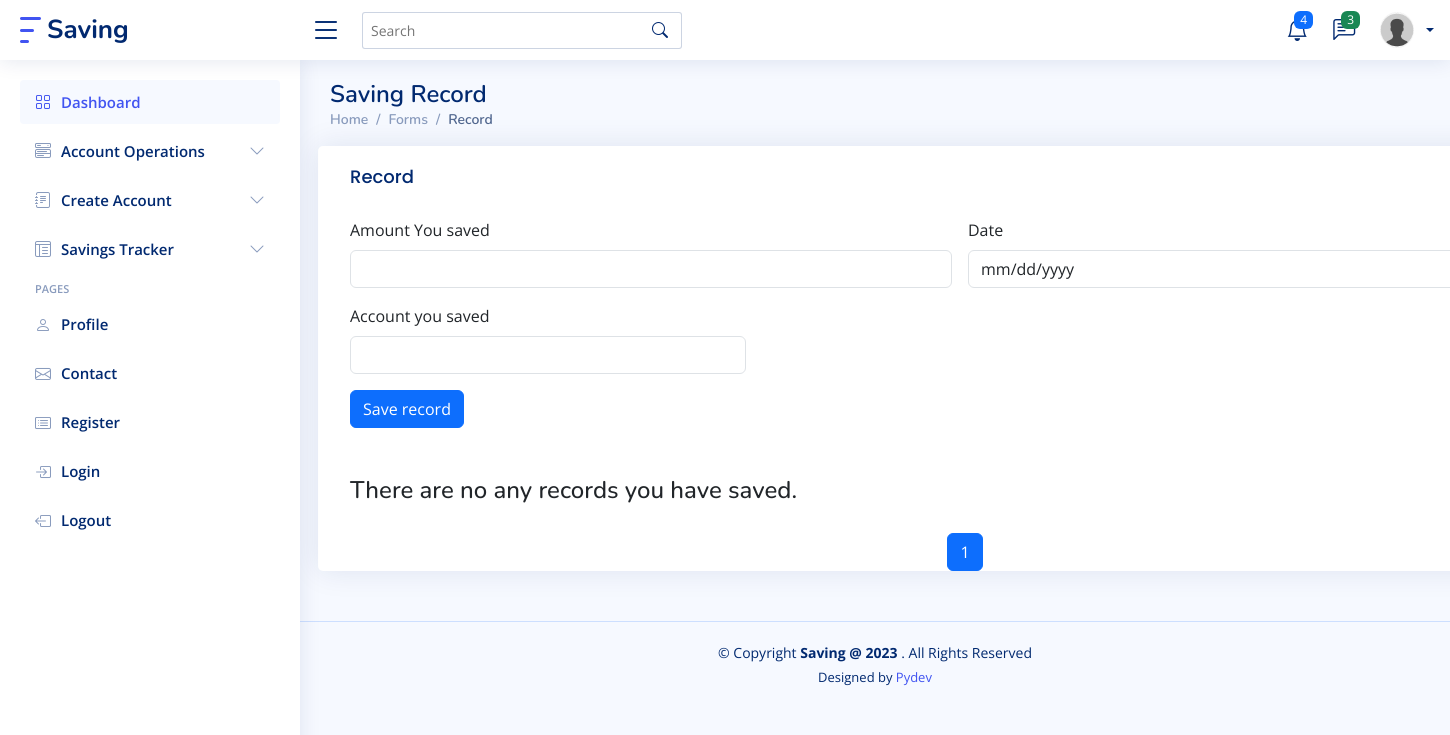
The page /savings-record (signed in) on the database as committed earlier.
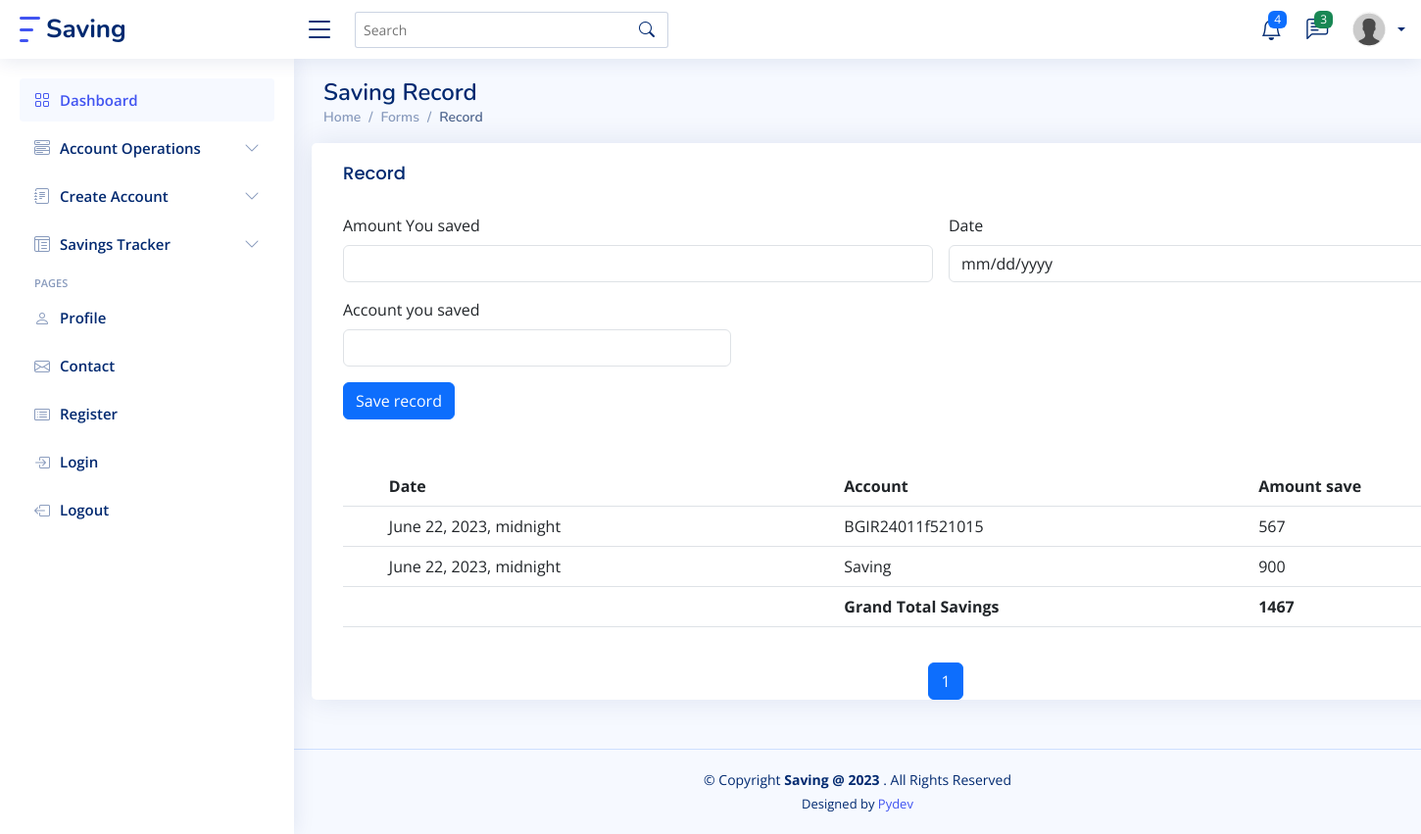
The same page on the database as committed later.
### accounts/models.py (models this page shows, shortened)
class Profile(models.Model):
	user             = models.OneToOneField(User, on_delete=models.CASCADE)
	image            = models.ImageField(default="default.jpg", upload_to="profile_pics")
	about            = models.TextField()
	company          = models.CharField(max_length=100, blank=True, null=True)
	job              = models.CharField(max_length=100, blank=True, null=True)
	country          = models.CharField(max_length=100, blank=True, null=True)
	address          = models.CharField(max_length=100, blank=True, null=True)
	phone            = models.CharField(max_length=100, blank=True, null=True)
	twitter_profile  = models.CharField(max_length=100, blank=True, null=True)
	facebook_profile = models.CharField(max_length=100, blank=True, null=True)
	instagram_profile = models.CharField(max_length=100, blank=True, null=True)
	linkedin_profile = models.CharField(max_length=100, blank=True, null=True)

### savings/models.py (models this page shows, shortened)
class Saving_record(models.Model):
	user = models.ForeignKey(User, on_delete=models.CASCADE)
	amount = models.CharField(max_length=100)
	date_saved = models.DateTimeField()
	account_number = models.CharField(max_length=100)

### savings/views.py (the view)
# urls.py: path("savings-record", views.savings_record, name="savings_record"),
def savings_record(request):
	user = request.user
	record_data = Saving_record.objects.filter(user=user).order_by("-date_saved")
	total = 0
	for items in record_data:
		total += int(items.amount)
	items_per_page = 3
	page_number = request.GET.get("page")
	paginator = Paginator(record_data, items_per_page)
	page_obj = paginator.get_page(page_number)
	if request.method == "POST":
		form = Saving_RecordForm(request.POST)
		if form.is_valid():
			amount = form.cleaned_data["amount"]
			date_saved = form.cleaned_data["date_saved"]
			account_number = form.cleaned_data["account_number"]
			record = Saving_record.objects.create(user=user, amount=amount,
					date_saved=date_saved,
				account_number=account_number)
			record.save()
		messages.success(request, "Record successfully saved")
		return redirect("savings_record")
	else:
		form = Saving_RecordForm()
	return render(request, "savings/savings_record.html", {
			"form": form,
			"total": total,
			"page_obj": page_obj,
			})

### savings/forms.py
class Saving_RecordForm(forms.ModelForm):
	class Meta:
		model = Saving_record
		fields = ["amount", "date_saved", "account_number"]

### templates/savings/savings_record.html (shortened to what this page needs)
{% extends "savings/forms_layout.html" %} {% load static %} {% block transfer %}
<div class="pagetitle">
  <h1>Saving Record</h1>
  <nav>
    <ol class="breadcrumb">
      <li class="breadcrumb-item"><a href="{% url 'savings' %}">Home</a></li>
      <li class="breadcrumb-item">Forms</li>
      <li class="breadcrumb-item active">Record</li>
    </ol>
  </nav>
</div>
<section class="section">
  <div class="row">
    <div class="card">
      <div class="card-body">
        <h5 class="card-title">Record</h5>
        <form
          action="{% url 'savings_record' %}"
          method="POST"
          class="row g-3 needs-validation"
          novalidate
        >
          <div class="col-md-6 position-relative">
            <label for="validationTooltip01" class="form-label"
              >Amount You saved</label
            >
            <input
              type="text"
              class="form-control"
              id="validationTooltip01"
              name="amount"
              required
            />
          </div>
          <div class="col-md-6 position-relative">
            <label for="validationTooltip02" class="form-label">Date</label>
            <input
              type="Date"
              class="form-control"
              id="validationTooltip02"
              name="date_saved"
              required
            />
          </div>
          <br /><br />
          <div class="col-md-4 position-relative">
            <label for="validationTooltip01" class="form-label"
              >Account you saved</label
            >
            <input
              type="text"
              class="form-control"
              id="validationTooltip01"
              name="account_number"
              required
            />
          </div>
          <br />
          <div class="col-12">
            <button class="btn btn-primary" type="submit">Save record</button>
          </div>
        </form>
        <br /><br />
        {% if page_obj %}
        <table class="table">
          <thead>
            <tr>
              <th scope="col"></th>
              <th scope="col">Date</th>
              <th scope="col">Account</th>
              <th scope="col">Amount save</th>
            </tr>
          </thead>
          <tbody>
            {% for obj in page_obj %}
            <tr>
              <th scope="row"></th>
              <td>{{obj.date_saved}}</td>
              <td>{{obj.account_number}}</td>
              <td>{{obj.amount}}</td>
            </tr>
            {% endfor %}
            <tr>
              <th scope="row"></th>
              <td></td>
              <td><strong>Grand Total Savings</strong></td>
              <td><strong>{{total}}</strong></td>
            </tr>
          </tbody>
        </table>
        {% else %}
        <h4>There are no any records you have saved.</h4>
        {% endif %}
      </div>
      <div class="container_pagi">
        <div class="pagination">
          <button type="button" class="btn btn-primary pagi_btn">
            <span class="current-page">{{ page_obj.number}}</span>
          </button>
        </div>
      </div>
    </div>
  </div>
</section>
{% endblock %}

### templates/savings/forms_layout.html (shortened to what this page needs)
{% load static %}
<!DOCTYPE html>
<html lang="en">
  <head>
    <link
      href="{% static 'assets/vendor/bootstrap/css/bootstrap.min.css' %}"
      rel="stylesheet"
    />
    <link
      href="{% static 'assets/vendor/bootstrap-icons/bootstrap-icons.css' %}"
      rel="stylesheet"
    />
    <link
      href="{% static 'assets/vendor/boxicons/css/boxicons.min.css' %}"
      rel="stylesheet"
    />
    <link
      href="{% static 'assets/vendor/quill/quill.snow.css' %}"
      rel="stylesheet"
    />
    <link
      href="{% static 'assets/vendor/quill/quill.bubble.css' %}"
      rel="stylesheet"
    />
    <link
      href="{% static 'assets/vendor/remixicon/remixicon.css' %}"
      rel="stylesheet"
    />
    <link
      href="{% static 'assets/vendor/simple-datatables/style.css' %}"
      rel="stylesheet"
    />
    <link href="{% static 'assets/css/style.css' %}" rel="stylesheet" />
    <link href="{% static 'assets/css/more.css' %}" rel="stylesheet" />
  </head>
  <body>
    <header id="header" class="header fixed-top d-flex align-items-center">
      <div class="d-flex align-items-center justify-content-between">
        <a href="{% url 'savings' %}" class="logo d-flex align-items-center">
          <img src="assets/img/logo.png" alt="" />
          <span class="d-none d-lg-block">Saving</span>
        </a>
        <i class="bi bi-list toggle-sidebar-btn"></i>
      </div>
      <div class="search-bar">
        <form
          class="search-form d-flex align-items-center"
          method="POST"
          action="#"
        >
          <input
            type="text"
            name="query"
            placeholder="Search"
            title="Enter search keyword"
          />
          <button type="submit" title="Search">
            <i class="bi bi-search"></i>
          </button>
        </form>
      </div>
      <nav class="header-nav ms-auto">
        <ul class="d-flex align-items-center">
          <li class="nav-item dropdown">
            <a class="nav-link nav-icon" href="#" data-bs-toggle="dropdown">
              <i class="bi bi-bell"></i>
              <span class="badge bg-primary badge-number">4</span> </a
            >
          </li>
          <li class="nav-item dropdown">
            <a class="nav-link nav-icon" href="#" data-bs-toggle="dropdown">
              <i class="bi bi-chat-left-text"></i>
              <span class="badge bg-success badge-number">3</span> </a
            >
          </li>
          <li class="nav-item dropdown pe-3">
            <a
              class="nav-link nav-profile d-flex align-items-center pe-0"
              href="#"
              data-bs-toggle="dropdown"
            >
              <img
                src="{{user.profile.image.url}}"
                alt="Profile"
                class="rounded-circle"
              />
              <span class="d-none d-md-block dropdown-toggle ps-2"
                >{{user.first_name|slice:"0:1"}} {{user.last_name}}</span
              > </a
            >
          </li>
        </ul>
      </nav>
    </header>
    <aside id="sidebar" class="sidebar">
      <ul class="sidebar-nav" id="sidebar-nav">
        <li class="nav-item">
          <a class="nav-link" href="{% url 'savings' %}">
            <i class="bi bi-grid"></i>
            <span>Dashboard</span>
          </a>
        </li>
        <li class="nav-item">
          <a
            class="nav-link collapsed"
            data-bs-target="#components-nav"
            data-bs-toggle="collapse"
            href="#"
          >
            <i class="bi bi-menu-button-wide"></i><span>Account Operations</span
            ><i class="bi bi-chevron-down ms-auto"></i>
          </a>
        </li>
        <li class="nav-item">
          <a
            class="nav-link collapsed"
            data-bs-target="#forms-nav"
            data-bs-toggle="collapse"
            href="#"
          >
            <i class="bi bi-journal-text"></i><span>Create Account</span
            ><i class="bi bi-chevron-down ms-auto"></i>
          </a>
        </li>
        <li class="nav-item">
          <a
            class="nav-link collapsed"
            data-bs-target="#tables-nav"
            data-bs-toggle="collapse"
            href="#"
          >
            <i class="bi bi-layout-text-window-reverse"></i><span>Savings Tracker</span>
            <i class="bi bi-chevron-down ms-auto"></i>
          </a>
        </li>
        <li class="nav-heading">Pages</li>
        <li class="nav-item">
          <a class="nav-link collapsed" href="{% url 'userprofile' %}">
            <i class="bi bi-person"></i>
            <span>Profile</span>
          </a>
        </li>
        <li class="nav-item">
          <a class="nav-link collapsed" href="">
            <i class="bi bi-envelope"></i>
            <span>Contact</span>
          </a>
        </li>
        <li class="nav-item">
          <a class="nav-link collapsed" href="{% url 'register' %}">
            <i class="bi bi-card-list"></i>
            <span>Register</span>
          </a>
        </li>
        <li class="nav-item">
          <a class="nav-link collapsed" href="{% url 'login' %}">
            <i class="bi bi-box-arrow-in-right"></i>
            <span>Login</span>
          </a>
        </li>
        <li class="nav-item">
          <a class="nav-link collapsed" href="{% url 'logout' %}">
            <i class="bi bi-box-arrow-left"></i>
            <span>Logout</span>
          </a>
        </li>
      </ul>
    </aside>
    <main id="main" class="main container">
      {% block transfer %}
      {% endblock %}
    </main>
    <footer id="footer" class="footer">
      <div class="copyright">
        &copy; Copyright <strong><span>Saving @ 2023 </span></strong>. All
        Rights Reserved
      </div>
      <div class="credits">Designed by <a href="">Pydev</a></div>
    </footer>
  </body>
</html>

### static/assets/css/style.css (style rules this page uses)
:root { scroll-behavior: smooth; }
body { font-family: "Open Sans", sans-serif; background: #f6f9ff; color: #444444; }
a { color: #4154f1; text-decoration: none; }
h1, h2, h3, h4, h5, h6 { font-family: "Nunito", sans-serif; }
#main { margin-top: 60px; padding: 20px 30px; transition: all 0.3s; }
.pagetitle { margin-bottom: 10px; }
.pagetitle h1 { font-size: 24px; margin-bottom: 0; font-weight: 600; color: #012970; }
.card { margin-bottom: 30px; border: none; border-radius: 5px; box-shadow: 0px 0 30px rgba(1, 41, 112, 0.1); }
.card-title { padding: 20px 0 15px 0; font-size: 18px; font-weight: 500; color: #012970; font-family: "Poppins", sans-serif; }
.card-body { padding: 0 20px 20px 20px; }
.breadcrumb { font-size: 14px; font-family: "Nunito", sans-serif; color: #899bbd; font-weight: 600; }
.breadcrumb a { color: #899bbd; transition: 0.3s; }
.breadcrumb .breadcrumb-item::before { color: #899bbd; }
.breadcrumb .active { color: #51678f; font-weight: 600; }
.logo { line-height: 1; }
@media (min-width: 1200px) { .logo { width: 280px; } }
.logo img { max-height: 26px; margin-right: 6px; }
.logo span { font-size: 26px; font-weight: 700; color: #012970; font-family: "Nunito", sans-serif; }
.header { transition: all 0.5s; z-index: 997; height: 60px; box-shadow: 0px 2px 20px rgba(1, 41, 112, 0.1); background-color: #fff; padding-left: 20px; }
.header .toggle-sidebar-btn { font-size: 32px; padding-left: 10px; cursor: pointer; color: #012970; }
.header .search-bar { min-width: 360px; padding: 0 20px; }
.header .search-form { width: 100%; }
.header .search-form input { border: 0; font-size: 14px; color: #012970; border: 1px solid rgba(1, 41, 112, 0.2); padding: 7px 38px 7px 8px; border-radius: 3px; transition: 0.3s; width: 100%; }
.header .search-form button { border: 0; padding: 0; margin-left: -30px; background: none; }
.header .search-form button i { color: #012970; }
.header-nav ul { list-style: none; }
.header-nav>ul { margin: 0; padding: 0; }
.header-nav .nav-icon { font-size: 22px; color: #012970; margin-right: 25px; position: relative; }
.header-nav .nav-profile { color: #012970; }
.header-nav .nav-profile img { max-height: 36px; }
.header-nav .nav-profile span { font-size: 14px; font-weight: 600; }
.header-nav .badge-number { position: absolute; inset: -2px -5px auto auto; font-weight: normal; font-size: 12px; padding: 3px 6px; }
.sidebar { position: fixed; top: 60px; left: 0; bottom: 0; width: 300px; z-index: 996; transition: all 0.3s; padding: 20px; overflow-y: auto; scrollbar-width: thin; scrollbar-color: #aab7cf transparent; box-shadow: 0px 0px 20px rgba(1, 41, 112, 0.1); background-color: #fff; }
@media (min-width: 1200px) { #main, #footer { margin-left: 300px; } }
.sidebar-nav { padding: 0; margin: 0; list-style: none; }
.sidebar-nav li { padding: 0; margin: 0; list-style: none; }
.sidebar-nav .nav-item { margin-bottom: 5px; }
.sidebar-nav .nav-heading { font-size: 11px; text-transform: uppercase; color: #899bbd; font-weight: 600; margin: 10px 0 5px 15px; }
.sidebar-nav .nav-link { display: flex; align-items: center; font-size: 15px; font-weight: 600; color: #4154f1; transition: 0.3; background: #f6f9ff; padding: 10px 15px; border-radius: 4px; }
.sidebar-nav .nav-link i { font-size: 16px; margin-right: 10px; color: #4154f1; }
.sidebar-nav .nav-link.collapsed { color: #012970; background: #fff; }
.sidebar-nav .nav-link.collapsed i { color: #899bbd; }
.sidebar-nav .nav-link .bi-chevron-down { margin-right: 0; transition: transform 0.2s ease-in-out; }
.footer { padding: 20px 0; font-size: 14px; transition: all 0.3s; border-top: 1px solid #cddfff; }
.footer .copyright { text-align: center; color: #012970; }
.footer .credits { padding-top: 5px; text-align: center; font-size: 13px; color: #012970; }

### static/assets/css/more.css (style rules this page uses)
.container_pagi { display: flex; justify-content: center; }
.pagi_btn { margin-left: 10px; }

Rows that differ between the two databases and show on the page:
added Saving_record: date_saved "June 22, 2023, midnight", account_number "BGIR24011f521015", amount "567"
added Saving_record: date_saved "June 22, 2023, midnight", account_number "Saving", amount "900"
Other text that changed with them:
{{ total }}: (not shown) → "1467"
text no longer shown: "There are no any records you have saved."
text now shown: "Date Account Amount save Grand Total Savings"
